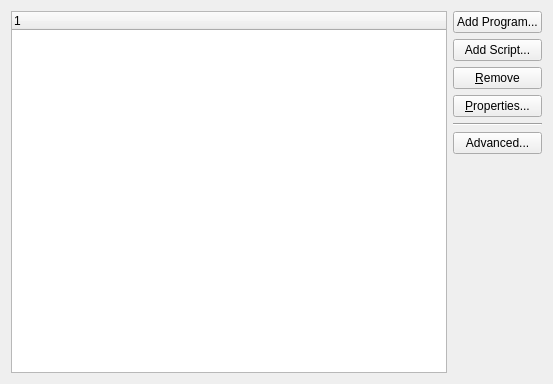
<ui version="4.0" >
 <class>AutostartConfig</class>
 <widget class="QWidget" name="AutostartConfig" >
  <property name="geometry" >
   <rect>
    <x>0</x>
    <y>0</y>
    <width>553</width>
    <height>384</height>
   </rect>
  </property>
  <layout class="QGridLayout" name="gridLayout" >
   <item rowspan="7" row="0" column="0" >
    <widget class="QTreeWidget" name="listCMD" >
     <property name="showDropIndicator" stdset="0" >
      <bool>false</bool>
     </property>
     <property name="rootIsDecorated" >
      <bool>false</bool>
     </property>
    </widget>
   </item>
   <item row="0" column="1" >
    <widget class="QPushButton" name="btnAddProgram" >
     <property name="text" >
      <string>Add Program...</string>
     </property>
    </widget>
   </item>
   <item row="1" column="1" >
    <widget class="QPushButton" name="btnAddScript" >
     <property name="text" >
      <string>Add Script...</string>
     </property>
    </widget>
   </item>
   <item row="2" column="1" >
    <widget class="QPushButton" name="btnRemove" >
     <property name="text" >
      <string>&amp;Remove</string>
     </property>
    </widget>
   </item>
   <item row="3" column="1" >
    <widget class="QPushButton" name="btnProperties" >
     <property name="text" >
      <string>&amp;Properties...</string>
     </property>
    </widget>
   </item>
   <item row="6" column="1" >
    <spacer>
     <property name="orientation" >
      <enum>Qt::Vertical</enum>
     </property>
     <property name="sizeHint" stdset="0" >
      <size>
       <width>79</width>
       <height>141</height>
      </size>
     </property>
    </spacer>
   </item>
   <item row="4" column="1" >
    <widget class="Line" name="line" >
     <property name="orientation" >
      <enum>Qt::Horizontal</enum>
     </property>
    </widget>
   </item>
   <item row="5" column="1" >
    <widget class="QPushButton" name="btnAdvanced" >
     <property name="text" >
      <string>Advanced...</string>
     </property>
    </widget>
   </item>
  </layout>
 </widget>
 <connections/>
</ui>
